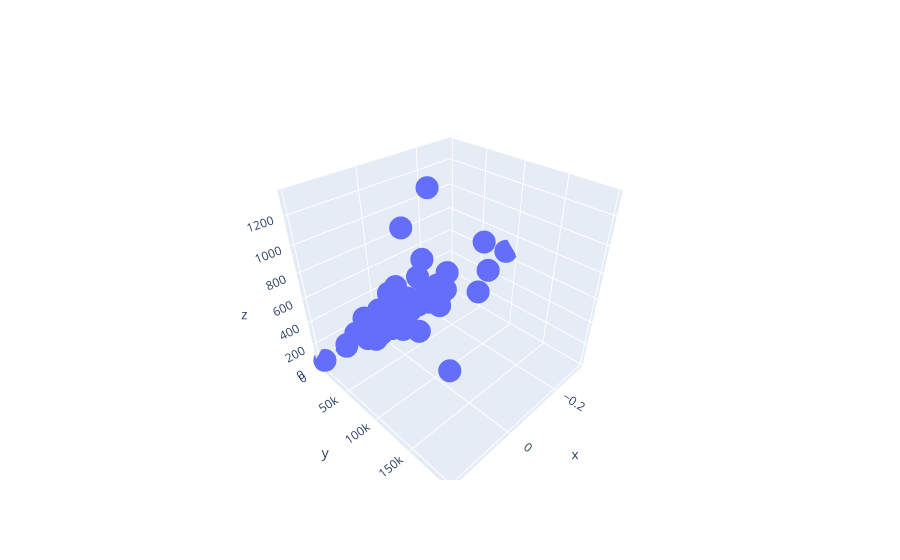

Write notebook code for a chart like this one.
### Code cell
fig = go.Figure(data=[go.Scatter3d(
        x=video_comp_sentiments['avg_comp_sentiment'],
        y=video_comp_sentiments['vid_viewcount'],
        z=video_comp_sentiments['vid_likecount'],
        mode='markers')])

fig.show()
